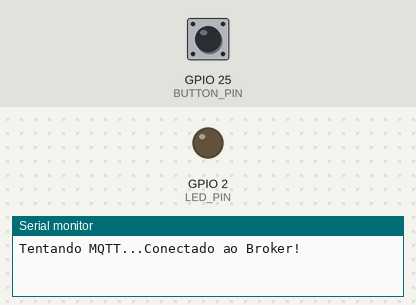
The sketch below on a simulated ESP32. On the bench: output pins drawn as LEDs (lit = HIGH), the last lines printed to the serial monitor. The test bench sets the inputs (shaded band); at power-on: GPIO 25 (BUTTON_PIN) LOW. WiFi joins after 1.5 s; servers stay silent unless stated; network time is answered at once with the bench clock; the local clock reads 2024-03-15 10:24:30 at power-on unless the sketch sets it; EEPROM starts erased; no MQTT or app messages arrive unless stated.

Above: at 1.2 s.
1.3 s: GPIO 25 (BUTTON_PIN) pulled HIGH for 0.15 s
At 2.5 s:
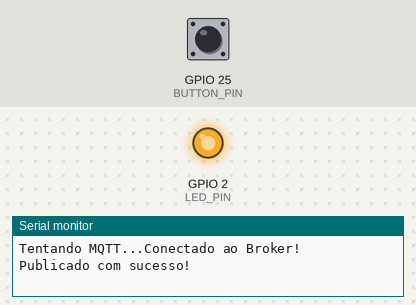
2.9 s: GPIO 25 (BUTTON_PIN) pulled HIGH for 1 s
At 4.0 s:
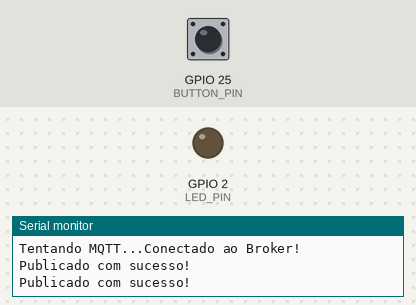
5.4 s: GPIO 25 (BUTTON_PIN) pulled HIGH for 3.2 s
At 5.9 s:
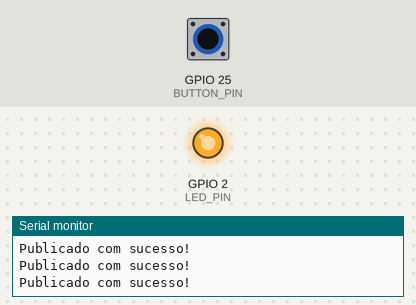
Timing chart, 0 to 8.4 s (numbered marks = the images above; inputs shaded):
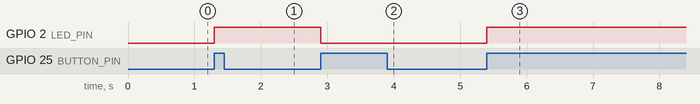

Measured:
- after the input at 1.3 s, GPIO 2 (LED_PIN): LOW → HIGH at once
- after the input at 2.9 s, GPIO 2 (LED_PIN): HIGH → LOW at once
- after the input at 5.4 s, GPIO 2 (LED_PIN): LOW → HIGH at once

The sketch:

Mqtt_rede_W5500_ESP32_Json_relogio.ino
```cpp
#include <SPI.h>
#include <Ethernet.h>
#include <PubSubClient.h>
#include <ArduinoJson.h>
#include <Preferences.h>
#include <NTPClient.h>
#include <EthernetUdp.h>
#include <time.h>

#define ETH_SPI_SCS 5
#define LED_PIN     2
#define BUTTON_PIN  25 // Seu botão envia HIGH quando apertado

byte mac[] = { 0xDE, 0xAD, 0xBE, 0xEF, 0xFE, 0xED };
IPAddress ip(192, 168, 1, 177);
const char* mqtt_server = "192.168.1.13";

EthernetUDP ntpUDP;
NTPClient timeClient(ntpUDP, "a.st1.ntp.br", -10800, 60000);

EthernetClient espClient;
PubSubClient client(espClient);
Preferences prefs;

unsigned long lastMsgTime = 0;
bool lastBtnState = LOW; // Inicia em LOW para lógica invertida

void enviarStatus(const char* motivo) {
  struct tm timeinfo;
  if(!getLocalTime(&timeinfo)) return;

  char dataCompleta[25];
  strftime(dataCompleta, sizeof(dataCompleta), "%d/%m/%Y %H:%M:%S", &timeinfo);

  JsonDocument doc;
  doc["evento"] = motivo;
  doc["data_hora"] = dataCompleta;
  doc["led"] = digitalRead(LED_PIN) ? "ON" : "OFF";

  char buffer[256];
  serializeJson(doc, buffer);

  if (client.publish("esp32/mqtt/dados_json", buffer)) {
    Serial.println("Publicado com sucesso!");
  } else {
    Serial.println("Erro ao publicar!");
  }
}

void reconnect() {
  while (!client.connected()) {
    Serial.print("Tentando MQTT...");
    // Tenta conectar com um ID único
    if (client.connect("ESP32_W5500_Final")) {
      Serial.println("Conectado ao Broker!");
      client.subscribe("esp32/mqtt/cmd");
    } else {
      Serial.print("Falha rc=");
      Serial.print(client.state());
      delay(3000); // Tenta novamente em 3s
    }
  }
}

void setup() {
  Serial.begin(115200);
  pinMode(LED_PIN, OUTPUT);
  // Se o botão manda HIGH, usamos INPUT_PULLDOWN (se o ESP suportar no pino 25)
  // ou apenas INPUT se houver resistor externo.
  pinMode(BUTTON_PIN, INPUT_PULLDOWN);

  Ethernet.init(ETH_SPI_SCS);
  Ethernet.begin(mac, ip);


  client.setServer(mqtt_server, 1883);
  client.setBufferSize(512);

  timeClient.begin();
  while(!timeClient.update()){
    timeClient.forceUpdate();
    delay(500);
    Serial.print(".");
  }

  struct timeval tv = { .tv_sec = timeClient.getEpochTime() };
  settimeofday(&tv, NULL);
  setenv("TZ", "<-03>3", 1);
  tzset();

  prefs.begin("log_tempo", false);
}

void loop() {
  if (!client.connected()) reconnect();
  client.loop();
  timeClient.update();

  // --- LÓGICA INVERTIDA DO BOTÃO (Pressionado = HIGH) ---
  bool currentBtnState = digitalRead(BUTTON_PIN);
  if (currentBtnState == HIGH && lastBtnState == LOW) {
    digitalWrite(LED_PIN, !digitalRead(LED_PIN));
    enviarStatus("BOTAO_PRESSIONADO");
    delay(200);
  }
  lastBtnState = currentBtnState;

  unsigned long now = millis();
  if (now - lastMsgTime > 5000) {
    lastMsgTime = now;
    enviarStatus("PERIODICO");
  }
}
```
